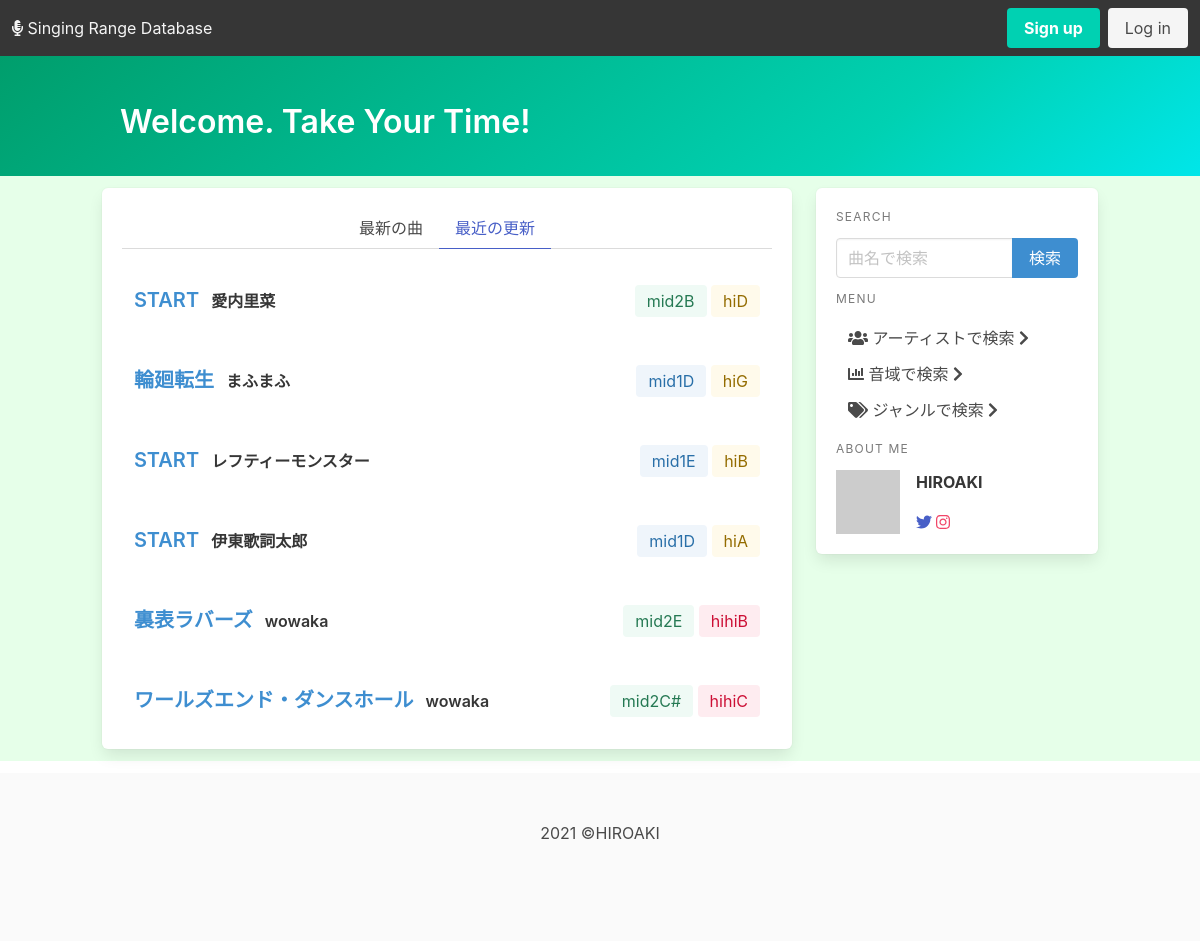
/ranges/, run on an earlier commit of the app's database.
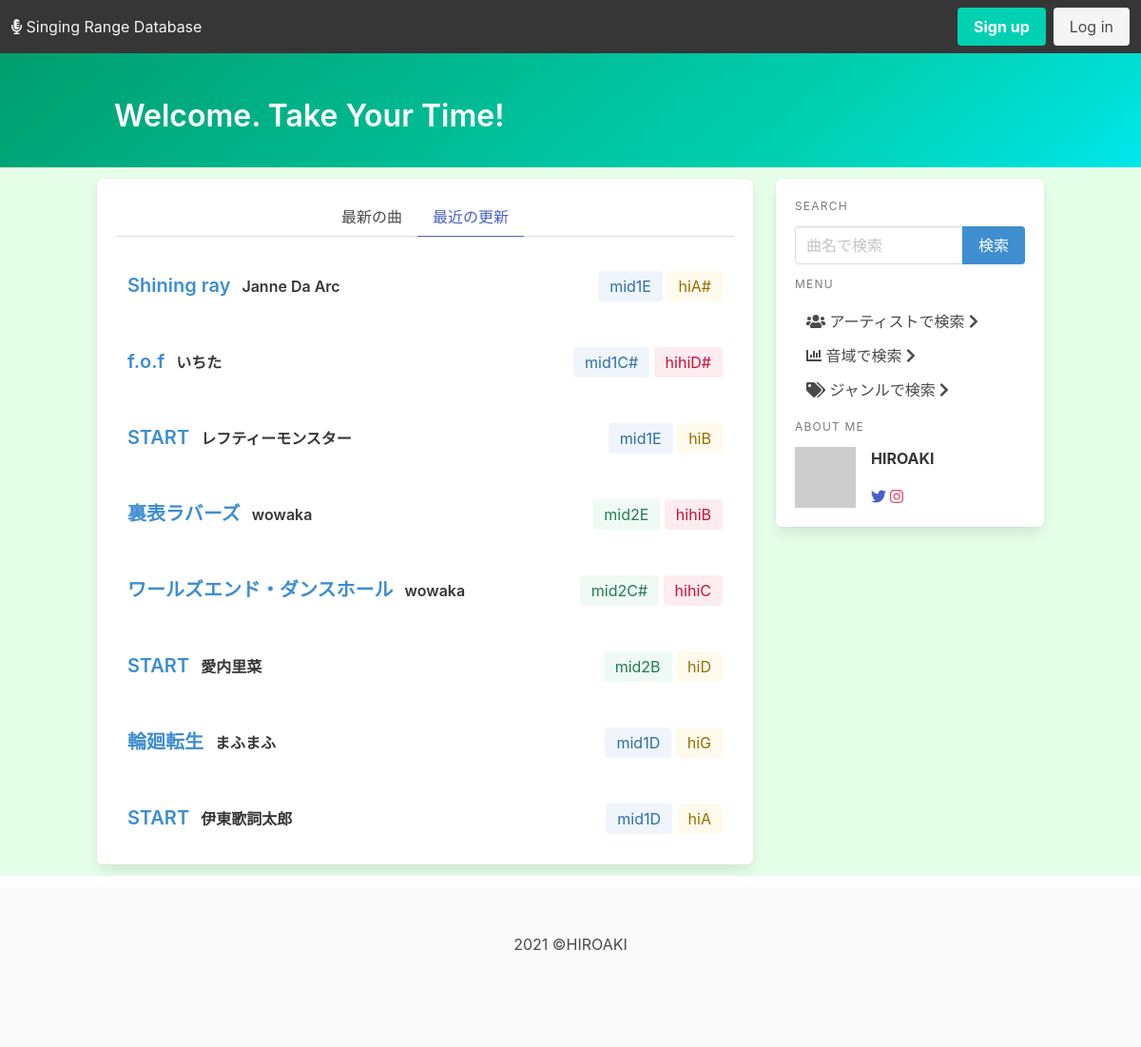
And on a later commit of the database.
### ranges/models.py (models this page shows, shortened)
class Range(models.Model):
    song = models.ForeignKey(
        Song, on_delete=models.CASCADE, to_field="song_id", related_name="song")
    artist = models.ForeignKey(
        Artist, on_delete=models.CASCADE, to_field="artist_id", related_name="artist")
    performer = models.ManyToManyField(Artist, related_name="performer_name")
    lowest_note = models.ForeignKey(
        Note, on_delete=models.CASCADE, to_field="note_id", related_name="low_note")
    highest_note = models.ForeignKey(
        Note, on_delete=models.CASCADE, to_field="note_id", related_name="high_note")
    fake_note = models.ForeignKey(
        Note, on_delete=models.CASCADE, to_field="note_id", related_name="fake_note", null=True, blank=True)
    genre = models.ForeignKey(Genre, on_delete=models.CASCADE)
    release_date = models.DateTimeField('date released', null=True, blank=True)
    pub_date = models.DateTimeField(default=timezone.now())
    latest_update = models.DateTimeField('date update lately', auto_now=True)
    class Meta:
        unique_together = ['song', 'artist']

class Song(models.Model):
    class Meta:
        ordering = ('song_name',)
    song_id = models.AutoField(primary_key=True)
    song_name = models.CharField("Tilte", max_length=100)
    composer = models.ManyToManyField(Artist, related_name="composer_name")
    lyricist = models.ManyToManyField(Artist, related_name="lyricist_name")
    arranger = models.ManyToManyField(
        Artist, related_name="arranger_name", null=True, blank=True)
    def get_composer(self):
        return "\n".join([a.artist_name for a in self.composer.all()])
    def get_lyricist(self):
        return "\n".join([a.artist_name for a in self.lyricist.all()])
    def get_arranger(self):
        return "\n".join([a.artist_name for a in self.arranger.all()])
    get_composer.short_description = 'Composer'
    get_lyricist.short_description = 'Lyricist'
    get_arranger.short_description = 'Arranger'

class Artist(models.Model):
    artist_id = models.CharField(max_length=10, primary_key=True)
    artist_name = models.CharField("Artist's name", max_length=50)
    class Meta:
        ordering = ('artist_name', )

class Note(models.Model):
    note_id = models.CharField(max_length=5, primary_key=True)
    note_name = models.CharField(max_length=50)
    def __str__(self):
        return self.note_name

### ranges/views.py (the view)
# urls.py: path('', views.index, name='index'),
def index(request):
    pub_list = Range.objects.order_by('-latest_update')[:10]
    release_list = Range.objects.order_by('-release_date')[:10]
    context = {
        'pub_list': pub_list,
        'release_list': release_list
    }
    return render(request, 'ranges/index.html', context)

### ranges/templatetags/note_control.py (called while the page is built)
@register.filter
def color(pk):
    if pk.startswith('H4'):
        return 'is-danger'
    elif pk.startswith('H3'):
        return 'is-danger is-light'
    elif pk.startswith('H2'):
        return 'is-danger is-light'
    elif pk.startswith('H1'):
        return 'is-warning is-light'
    elif pk.startswith('M2'):
        return 'is-success is-light'
    elif pk.startswith('M1'):
        return 'is-info is-light'
    elif pk.startswith('L1'):
        return 'is-link is-light'
    elif pk.startswith('L2'):
        return 'is-link'
    elif pk.startswith('L3'):
        return 'is-link is-dark'
    elif pk.startswith('L4'):
        return 'is-link is-black'
    else:
        return 'is-light'

### ranges/templates/ranges/index.html (shortened to what this page needs)
{% extends './base.html' %}
{% load note_control %}
{% block page_name %}Welcome. Take Your Time!{% endblock page_name %}
{% block content %}
<div class="box">
    <div class="tabs is-centered">
        <ul>
            <li class="tab"><a>最新の曲</a></li>
            <li class="tab is-active"><a>最近の更新</a></li>
        </ul>
    </div>
    {% if pub_list %}
    <section class="panel-content is-show">
        {% for range in pub_list %}
        <div class="columns level is-gapless">
            <div class="level-left">
                <div class="column">
                    <a href="{% url 'ranges:detail' range.artist.pk range.song.pk %}"
                        class="title is-5 has-text-info">{{ range.song.song_name }}</a>
                </div>
                <div class="columns is-mobile">
                    <div class="column">
                        <a href="#" class="title is-6">{{ range.artist.artist_name }}</a></div>
                </div>
            </div>
            <div class="level-right">
                <div class="column tags are-medium">
                    <a href="{% url 'ranges:result_range' range.lowest_note.pk %}">
                        <div class="tag {{ range.lowest_note.pk | color }}">
                            {{ range.lowest_note }}
                        </div>
                    </a>
                    <a href="{% url 'ranges:result_range' range.highest_note.pk %}">
                        <div class="tag {{ range.highest_note.pk | color }}">
                            {{ range.highest_note }}
                        </div>
                    </a>
                </div>
            </div>
        </div>
        {% endfor %}
    </section>
    {% else %}
    <h1 class=" has-text-danger title">データベースが空です！</h1>
    {% endif %}
</div>
{% endblock content %}

### ranges/templates/ranges/base.html (shortened to what this page needs)
{% load static %}
<!DOCTYPE html>
<html>
<head>
	<link rel="stylesheet" href="https://cdn.jsdelivr.net/npm/bulma@0.8.0/css/bulma.min.css" />
	<link rel="stylesheet" href="{% static 'style/style.css' %}">
</head>
<body>
	<header class="navbar has-background-dark">
		<div class="navbar-brand">
			<span class="navbar-item">
				<a href="{% url 'ranges:index' %}" class="has-text-light">
					<span class="fas fa-microphone-alt"></span>
					Singing Range Database</a>
			</span>
		</div>
		<div class="navbar-end">
			<div class="navbar-item">
				<div class="buttons">
					<a class="button is-primary">
						<strong>Sign up</strong>
					</a>
					<a class="button is-light">
						Log in
					</a>
				</div>
			</div>
		</div>
	</header>
	<div class="hero is-primary is-bold ">
		<div class="hero-body">
			<div class="container">
				<h1 class="title has-text-white">{% block page_name %}{% endblock page_name %}</h1>
			</div>
		</div>
	</div>
	<main class="columns">
		<div class="column is-7 is-offset-1">
			{% block content %}{% endblock content %}
		</div>
		<div class="column submenu is-3">
			<aside class="box menu">
				<p class="menu-label">SEARCH</p>
				<form method="post" action="{% url 'ranges:result' %}">
					<div class="field has-addons">
						<div class="control">
							<input class="input" type="text" name="song_name" placeholder="曲名で検索" required>
						</div>
						<div class="control">
							<input class="button is-info" type="submit" value="検索">
						</div>
					</div>
				</form>
				<p class="menu-label">MENU</p>
				<ul class="menu-list">
					<li class="menu-content">
						<a href="{% url 'ranges:search' %}#artist">
							<i class="fas fa-users"></i> アーティストで検索 <i class="fas fa-chevron-right"></i>
						</a>
					</li>
					<li class="menu-content">
						<a href="{% url 'ranges:search' %}#note">
							<i class="fas fa-chart-bar"></i> 音域で検索 <i class="fas fa-chevron-right"></i>
						</a>
					</li>
					<li class="menu-content">
						<a href="{% url 'ranges:search' %}#genre">
							<i class="fas fa-tags"></i> ジャンルで検索 <i class="fas fa-chevron-right"></i>
						</a>
					</li>
				</ul>
				<p class="menu-label">ABOUT ME</p>
				<div class="media">
					<figure class="media-left">
						<p class="image is-64x64">
							<img src="http://placehold.it/128x128">
						</p>
					</figure>
					<div class="media-content">
						<div class="content">
							<p><strong>HIROAKI</strong></p>
							<a href="#"><i class="fab fa-twitter has-text-safe"></i></a>
							<a href="#"><i class="fab fa-instagram has-text-danger"></i></a>
						</div>
					</div>
				</div>
			</aside>
		</div>
	</main>
	<footer class="footer">
		<div class="container">
			<div class="content has-text-centered">
				2021 ©HIROAKI
			</div>
		</div>
	</footer>
</body>
</html>

### ranges/static/style/style.css (style rules this page uses)
main { background-color: #E6FFE9; }
.navbar { position: sticky; top: 0; }
.panel-content { display: none }
.panel-content.is-show { display: block; }

What changed in the data, as far as the page shows it:
added Range: song.song_name "Shining ray", artist.artist_name "Janne Da Arc", lowest_note "mid1E", highest_note "hiA#"
added Range: song.song_name "f.o.f", artist.artist_name "いちた", lowest_note "mid1C#", highest_note "hihiD#"
changed Range "レフティーモンスター": moves up the list
changed Range "裏表ラバーズ": moves up the list
changed Range "ワールズエンド・ダンスホール": moves up the list
